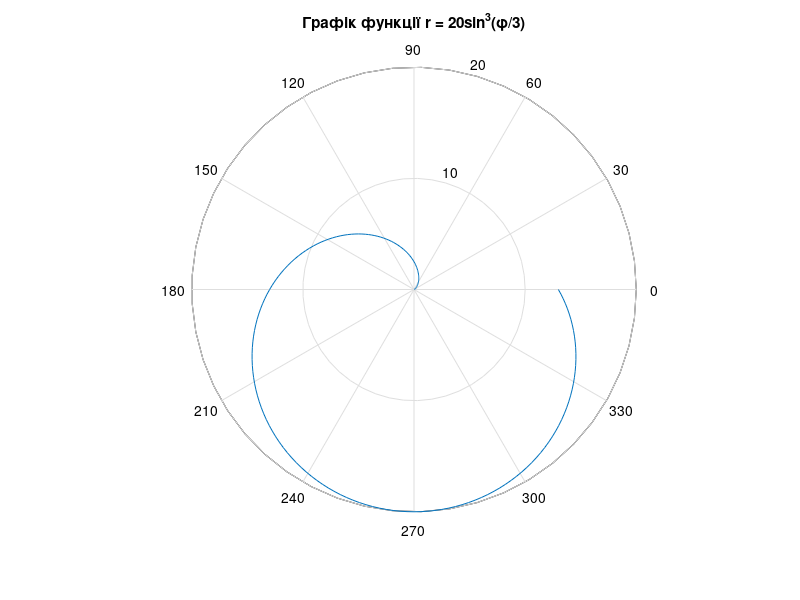

Here is the MATLAB script that generated this plot:
phi = 0:pi/100:2*pi;

r = 20 * (sin(phi/3)).^3;


figure;

polar(phi, r);

title('Графік функції r = 20sin^3(\phi/3)');
grid on;